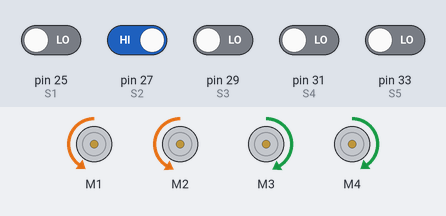
The sketch below on a simulated Arduino Mega 2560, built with avr-gcc and run on an emulated ATmega2560. Parts: 4 × DC motor (green arrow = forward, orange = backward, longer = faster). Inputs (shaded band) come from the test bench; at power-on: pin 27 (S2) HIGH, pin 25 (S1), pin 29 (S3), pin 31 (S4), pin 33 (S5) LOW.

Above: at 1.2 s.
1.3 s: pin 27 (S2) driven LOW
At 2.4 s:
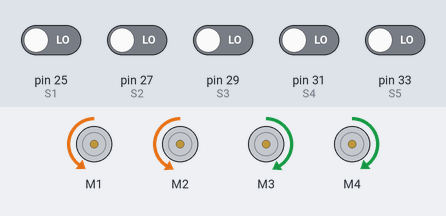
4.3 s: pin 31 (S4) driven HIGH
At 4.9 s:
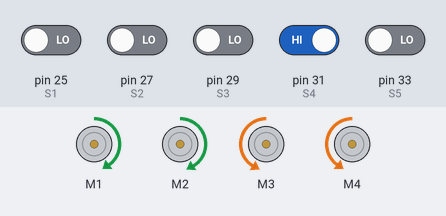
5.8 s: pin 27 (S2) driven HIGH
At 6.8 s:
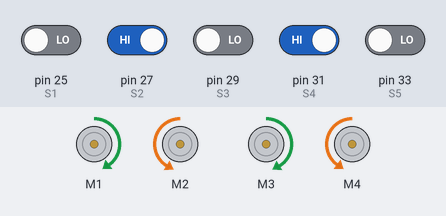
7.3 s: pin 31 (S4) driven LOW
At 8.0 s:
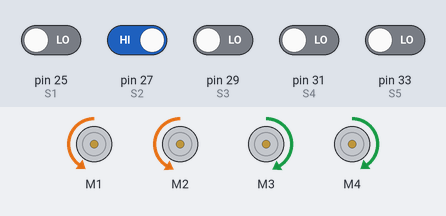
10.3 s: pin 25 (S1) driven HIGH and pin 27 (S2) driven LOW
At 11.0 s:
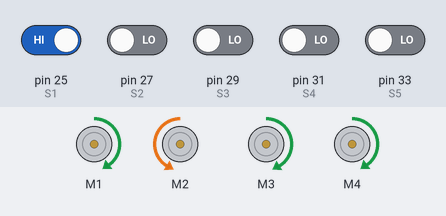
13.3 s: pin 27 (S2) driven HIGH
At 14.2 s:
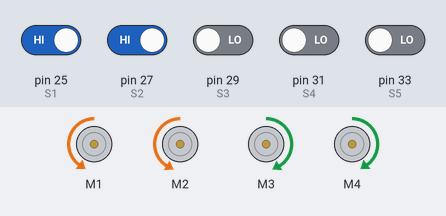
Timing chart, 0 to 17.3 s (numbered marks = the images above; inputs shaded):
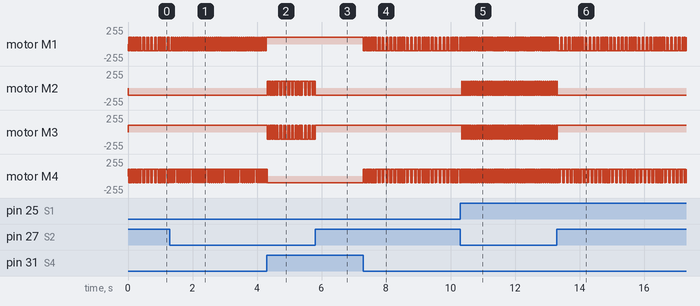

Measured:
- after the input at 1.3 s, motor M1: alternates forward 100/255 for 0.02 s and backward 100/255 for 0.04 s, starting after 0.65 s; motor M4: alternates forward 100/255 for 0.05 s and backward 100/255 for 0.01 s, starting after 0.69 s
- after the input at 4.3 s, motor M1: stops changing and stays forward 100/255; motor M2, motor M3: alternates forward 105/255 for 0.02 s and backward 105/255 for 0.02 s, starting at once; motor M4: goes on until 4.3 s, then stays backward 100/255
- after the input at 5.8 s, motor M2: goes on until 5.8 s, then stays backward 105/255; motor M3: goes on until 5.8 s, then stays forward 105/255
- after the input at 7.3 s, motor M1, motor M4: alternates forward 100/255 for 0.02 s and backward 100/255 for 0.02 s, starting at once
- after the input at 10.3 s, motor M1: alternates forward 100/255 for 0.02 s and backward 100/255 for 0.01 s, starting after 0.05 s; motor M2: alternates forward 105/255 for 0.02 s and backward 105/255 for 0.04 s, starting after 0.05 s
- after the input at 13.3 s, motor M1: alternates forward 100/255 for 0.02 s and backward 100/255 for 0.02 s, starting after 0.12 s; motor M2: goes on until 13.3 s, then stays backward 105/255; motor M3: goes on until 13.3 s, then stays forward 105/255; motor M4: alternates forward 100/255 for 0.02 s and backward 100/255 for 0.02 s, starting after 0.62 s
- by itself, motor M1, motor M4: alternates forward 100/255 for 0.02 s and backward 100/255 for 0.02 s

The sketch:

Seguidor.ino
```cpp
#include <AFMotor.h>

// Definindo os motores
AF_DCMotor motor1(1);  // Motor esquerdo dianteiro
AF_DCMotor motor2(2);  // Motor direito dianteiro
AF_DCMotor motor3(3);  // Motor esquerdo traseiro
AF_DCMotor motor4(4);  // Motor direito traseiro

// Definindo os pinos dos sensores de linha
int S1 = 25;
int S2 = 27;
int S3 = 29;
int S4 = 31;
int S5 = 33;

// Variáveis para armazenar o estado dos sensores
int S1_lido = 0;
int S2_lido = 0;
int S3_lido = 0;
int S4_lido = 0;
int S5_lido = 0;

void moverFrente();
void moverTras();
void virarEsquerda();
void virarDireita();
void parar();

void setup() {
  motor1.setSpeed(100);
  motor2.setSpeed(105);
  motor3.setSpeed(105);
  motor4.setSpeed(100);

  pinMode(S1, INPUT);
  pinMode(S2, INPUT);
  pinMode(S3, INPUT);
  pinMode(S4, INPUT);
  pinMode(S5, INPUT);
}

void loop() {
  // Lê o estado de cada sensor
  S1_lido = digitalRead(S1);
  S2_lido = digitalRead(S2);
  S3_lido = digitalRead(S3);
  S4_lido = digitalRead(S4);
  S5_lido = digitalRead(S5);

  // Lógica de movimento baseada nos sensores

  if (S4_lido == HIGH || S2_lido == HIGH) {
    // Se o sensor central (S3) detectar a linha, move para frente
    moverFrente();

  }
  if (S2_lido == LOW) {
    // Se o sensor S2 (esquerda) detectar a linha, virar para a direita
    virarDireita();

  }
  if (S4_lido == LOW) {
    // Se o sensor S4 (direita) detectar a linha, virar para a esquerda
    virarEsquerda();

  }

}


void moverFrente() {
  motor1.run(FORWARD);
  motor3.run(FORWARD);
  motor2.run(BACKWARD);
  motor4.run(BACKWARD);
}

void moverTras() {
  motor1.run(BACKWARD);
  motor3.run(BACKWARD);
  motor2.run(FORWARD);
  motor4.run(FORWARD);
}

void virarEsquerda() {
  motor1.run(BACKWARD);
  motor3.run(FORWARD);
  motor2.run(BACKWARD);
  motor4.run(FORWARD);
}

void virarDireita() {
  motor1.run(FORWARD);
  motor3.run(BACKWARD);
  motor2.run(FORWARD);
  motor4.run(BACKWARD);
}

// Função para parar o robô
void parar(){
  motor1.run(RELEASE);
  motor3.run(RELEASE);
  motor2.run(RELEASE);
  motor4.run(RELEASE);
}
```
